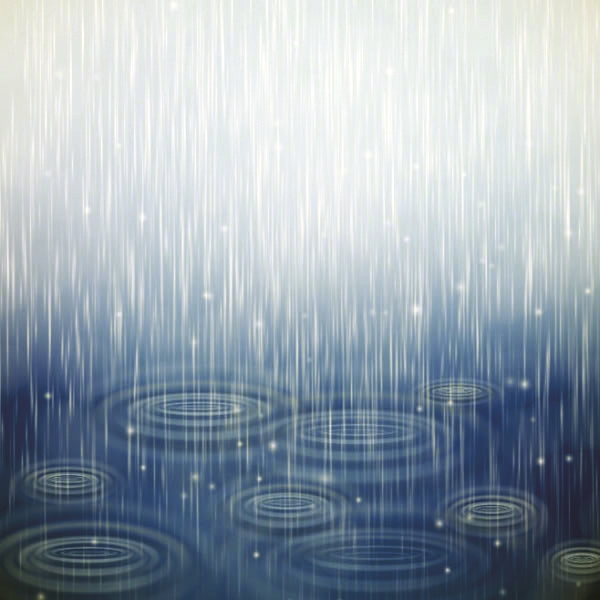
//> input picture 7-matrix-operation/images/rain.jpeg, 600 x 600 px
$ ./main ../images/rain.jpeg ../images/xihu.jpeg   (built with g++ and OpenCV 4)
//> lines starting //> are read from the running program, lines starting //| are printed output that depends on the picture
#include <ostream>
#include <opencv2/opencv.hpp>
#include <opencv2/core/saturate.hpp>

using namespace cv;
using namespace std;

// 图像矩阵运算
void matrixOperation(const Mat& backgroupImg, const Mat& foregroupImg, Mat& outImg)
{
   addWeighted(backgroupImg, 0.9, foregroupImg, 0.55, 0.0, outImg);
}

int main(int argc, char **argv)
{
    if (argc != 3)
    {
        cout << "usage: " << argv[0] << " <Backgroup Image Path> <Foregroup Image Path>" << endl;
        return -1;
    }

    // 加载图片
    Mat backgroupImg;
    backgroupImg = imread(argv[1]);
//> backgroupImg is the input picture: 600 rows x 600 cols, CV_8UC3; mean B, G, R 176.3, 165.6, 153.4
    if (!backgroupImg.data)
    {
        cout << "error: No image data" << endl;
        return -1;
    }

    Mat foregroupImg;
    foregroupImg = imread(argv[2]);
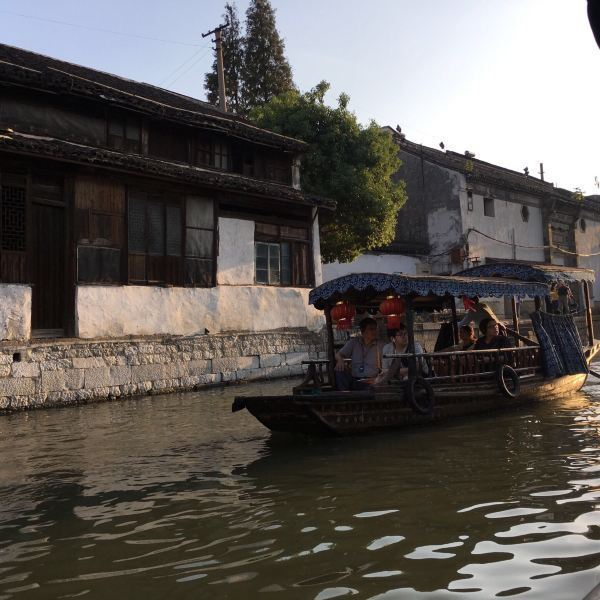
//> input picture 7-matrix-operation/images/xihu.jpeg, 600 x 600 px
//> foregroupImg is the input picture: 600 rows x 600 cols, CV_8UC3; mean B, G, R 86.5, 90.4, 94.9
    if (!foregroupImg.data)
    {
        cout << "error: No image data" << endl;
        return -1;
    }

    // 图像矩阵运算
    Mat result;
    matrixOperation(backgroupImg, foregroupImg, result);
//> in matrixOperation, `addWeighted(backgroupImg, 0.9, foregroupImg, 0.55, 0.0, outImg);`:
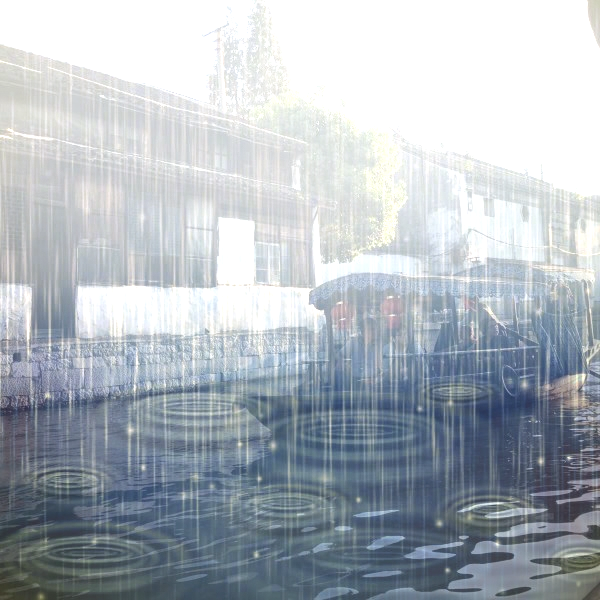
//> outImg: 600 rows x 600 cols, CV_8UC3; mean B, G, R 190.1, 183, 175.5

    String winName = "ImageViewer";
    namedWindow(winName, WINDOW_AUTOSIZE);
    imshow(winName, result);

    waitKey(0);

    return 0;
}
